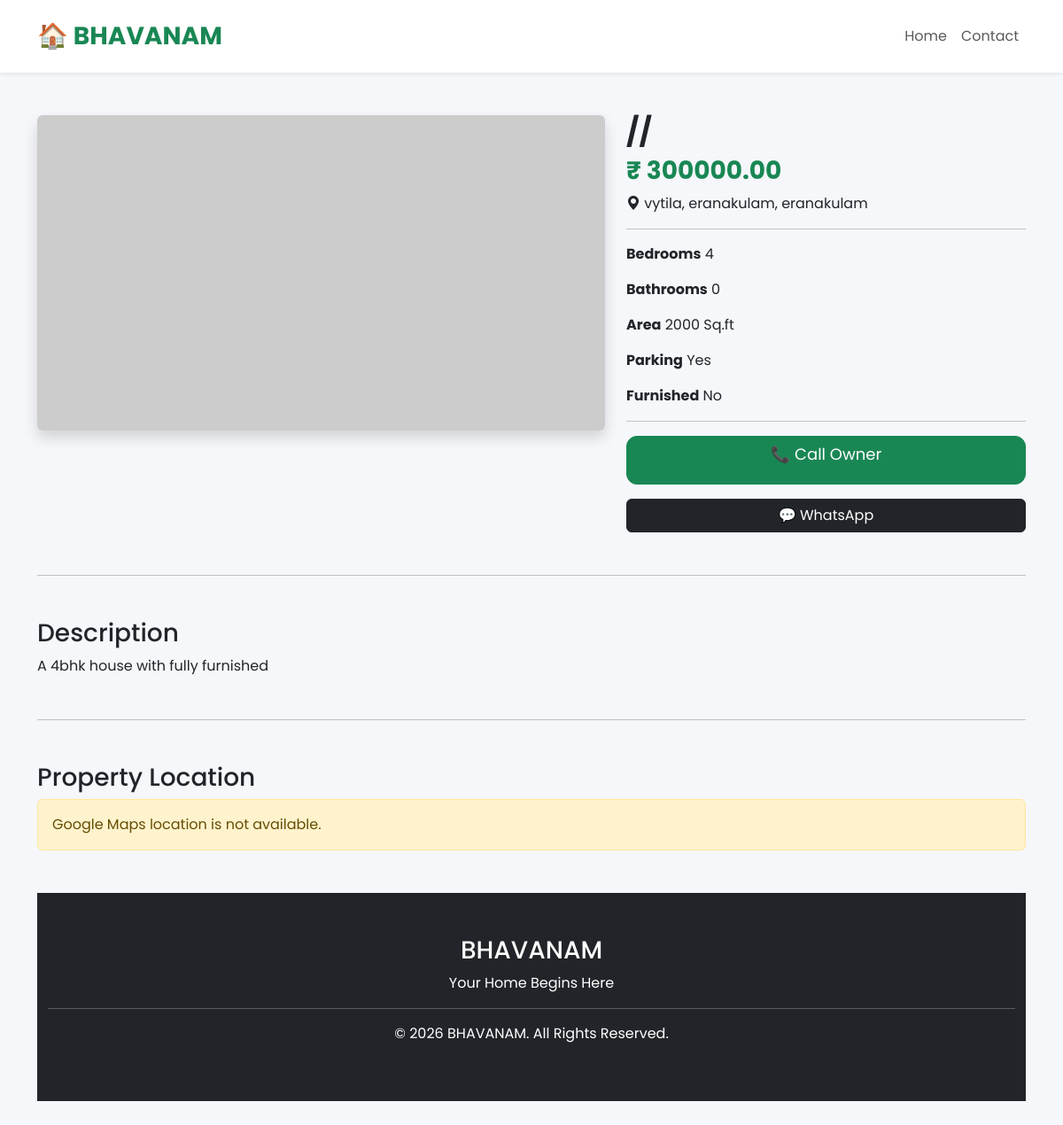
Screenshot of /properties/1/ with the database file from the repository.
### properties/models.py (models this page shows, shortened)
class Property(models.Model):
    PROPERTY_TYPES = [
        ('HOUSE', 'House'),
        ('APARTMENT', 'Apartment'),
        ('HOSTEL', 'Hostel'),
        ('ROOM', 'Rental Room'),
        ('COMMERCIAL', 'Commercial Building'),
    ]
    PURPOSE_CHOICES = [
        ('BUY', 'Buy'),
        ('RENT', 'Rent'),
    ]
    STATUS_CHOICES = [
        ('AVAILABLE', 'Available'),
        ('SOLD', 'Sold'),
        ('RENTED', 'Rented'),
    ]
    title = models.CharField(max_length=200)
    property_type = models.CharField(
        max_length=20,
        choices=PROPERTY_TYPES
    )
    purpose = models.CharField(
        max_length=10,
        choices=PURPOSE_CHOICES
    )
    district = models.ForeignKey(
        District,
        on_delete=models.CASCADE
    )
    location = models.ForeignKey(
        Location,
        on_delete=models.CASCADE
    )
    address = models.TextField()
    description = models.TextField()
    price = models.DecimalField(
        max_digits=12,
        decimal_places=2
    )
    owner_name = models.CharField(max_length=150)
    phone = models.CharField(max_length=15)
    whatsapp = models.CharField(
        max_length=15,
        blank=True
    )
    bedrooms = models.PositiveIntegerField(default=0)
    bathrooms = models.PositiveIntegerField(default=0)
    area_sqft = models.PositiveIntegerField()
    land_area = models.CharField(
        max_length=100,
        blank=True
    )
    furnished = models.BooleanField(default=False)
    parking = models.BooleanField(default=False)
    google_map_link = models.URLField(
        blank=True,
        null=True,
        verbose_name="Google Maps Link")
    status = models.CharField(
        max_length=20,
        choices=STATUS_CHOICES,
        default='AVAILABLE'
    )
    created_at = models.DateTimeField(auto_now_add=True)
    updated_at = models.DateTimeField(auto_now=True)

### locations/models.py (models this page shows)
class Location(models.Model):
    district = models.ForeignKey(
        District,
        on_delete=models.CASCADE,
        related_name='locations'
    )
    name = models.CharField(max_length=100)
    class Meta:
        unique_together = ('district', 'name')
        ordering = ['name']
    def __str__(self):
        return f"{self.name}, {self.district.name}"

### districts/models.py (models this page shows)
class District(models.Model):
    name = models.CharField(max_length=100, unique=True)
    class Meta:
        ordering = ['name']
    def __str__(self):
        return self.name

### properties/views.py (the view)
# urls.py: path("<int:id>/", views.property_detail, name="property_detail"),
def property_detail(request, id):
    property = get_object_or_404(
        Property,
        id=id
    )
    similar_properties = Property.objects.filter(
        district=property.district,
        status="AVAILABLE"
    ).exclude(id=id)[:4]
    context = {
        "property": property,
        "similar_properties": similar_properties,
    }
    return render(
        request,
        "properties/detail.html",
        context
    )

### templates/properties/detail.html (shortened to what this page needs)
{% extends 'base.html' %}
{% block content %}
<div class="container py-5">
<div class="row">
<div class="col-lg-7">
{% if property.images.all %}
<div class="property-gallery">
    <img id="mainImage"
         src="{{ property.images.first.image.url }}"
         class="img-fluid rounded shadow main-image">
    <div class="row mt-3">
        {% for image in property.images.all %}
        <div class="col-3 mb-3">
            <img src="{{ image.image.url }}"
                 class="img-fluid rounded thumbnail-image"
                 onclick="changeImage(this)">
        </div>
        {% endfor %}
    </div>
</div>
{% else %}
<img src="https://placehold.co/900x500?text=BHAVANAM"
class="img-fluid rounded shadow">
{% endif %}
</div>
<div class="col-lg-5">
<h2 class="fw-bold">
{{ property.title }}
</h2>
<h3 class="text-success">
₹ {{ property.price }}
</h3>
<p>
<i class="bi bi-geo-alt-fill"></i>
{{ property.location }},
{{ property.district }}
</p>
<hr>
<p>
<strong>Bedrooms</strong>
{{ property.bedrooms }}
</p>
<p>
<strong>Bathrooms</strong>
{{ property.bathrooms }}
</p>
<p>
<strong>Area</strong>
{{ property.area_sqft }} Sq.ft
</p>
<p>
<strong>Parking</strong>
{% if property.parking %}
Yes
{% else %}
No
{% endif %}
</p>
<p>
<strong>Furnished</strong>
{% if property.furnished %}
Yes
{% else %}
No
{% endif %}
</p>
<hr>
<a href="tel:{{ property.phone }}"
class="btn btn-success w-100 mb-3">
📞 Call Owner
</a>
<a href="https://wa.me/91{{ property.whatsapp }}"
target="_blank"
class="btn btn-dark w-100">
💬 WhatsApp
</a>
</div>
</div>
<hr class="my-5">
<h3>Description</h3>
<p>
{{ property.description }}
</p>
<hr class="my-5">
<h3>Property Location</h3>
{% if property.google_map_link %}
<div class="text-center">
    <a href="{{ property.google_map_link }}"
       target="_blank"
       class="btn btn-success btn-lg">
        <i class="bi bi-geo-alt-fill"></i>
        View Property on Google Maps
    </a>
</div>
{% else %}
<div class="alert alert-warning">
    Google Maps location is not available.
</div>
{% endif %}
{% endblock %}

### static/css/style.css (style rules this page uses)
body { font-family:'Poppins',sans-serif; background:#f5f7fa; }
.btn-success { height:55px; border-radius:12px; font-size:18px; }
.text-success { font-weight:bold; }

### rows the page displays
Property: title "//", price "300000.00", location "vytila, eranakulam", district "eranakulam", bedrooms "4", bathrooms "0", area_sqft "2000", description "A 4bhk house with fully furnished"
